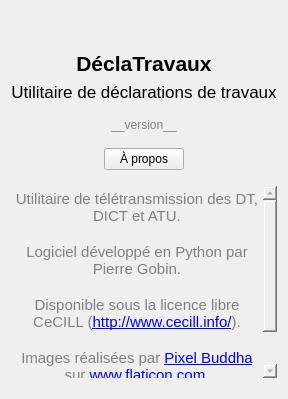
      <widget class="QWidget" name="pageStart">
       <layout class="QVBoxLayout" name="verticalLayout">
        <item>
         <spacer name="verticalSpacer_5">
          <property name="orientation">
           <enum>Qt::Vertical</enum>
          </property>
          <property name="sizeType">
           <enum>QSizePolicy::MinimumExpanding</enum>
          </property>
          <property name="sizeHint" stdset="0">
           <size>
            <width>20</width>
            <height>40</height>
           </size>
          </property>
         </spacer>
        </item>
        <item>
         <widget class="QLabel" name="labelTitle1">
          <property name="sizePolicy">
           <sizepolicy hsizetype="Preferred" vsizetype="Preferred">
            <horstretch>0</horstretch>
            <verstretch>0</verstretch>
           </sizepolicy>
          </property>
          <property name="minimumSize">
           <size>
            <width>0</width>
            <height>0</height>
           </size>
          </property>
          <property name="font">
           <font>
            <pointsize>16</pointsize>
            <weight>75</weight>
            <bold>true</bold>
           </font>
          </property>
          <property name="autoFillBackground">
           <bool>false</bool>
          </property>
          <property name="styleSheet">
           <string notr="true"/>
          </property>
          <property name="text">
           <string>DéclaTravaux</string>
          </property>
          <property name="alignment">
           <set>Qt::AlignCenter</set>
          </property>
          <property name="indent">
           <number>0</number>
          </property>
         </widget>
        </item>
        <item>
         <widget class="QLabel" name="labelTitle2">
          <property name="minimumSize">
           <size>
            <width>0</width>
            <height>0</height>
           </size>
          </property>
          <property name="font">
           <font>
            <pointsize>13</pointsize>
            <weight>50</weight>
            <bold>false</bold>
           </font>
          </property>
          <property name="styleSheet">
           <string notr="true"/>
          </property>
          <property name="text">
           <string>Utilitaire de déclarations de travaux</string>
          </property>
          <property name="alignment">
           <set>Qt::AlignCenter</set>
          </property>
          <property name="indent">
           <number>0</number>
          </property>
         </widget>
        </item>
        <item>
         <spacer name="verticalSpacer_17">
          <property name="orientation">
           <enum>Qt::Vertical</enum>
          </property>
          <property name="sizeType">
           <enum>QSizePolicy::Fixed</enum>
          </property>
          <property name="sizeHint" stdset="0">
           <size>
            <width>20</width>
            <height>10</height>
           </size>
          </property>
         </spacer>
        </item>
        <item>
         <widget class="QLabel" name="labelVersion">
          <property name="font">
           <font>
            <pointsize>9</pointsize>
           </font>
          </property>
          <property name="styleSheet">
           <string notr="true">color: gray;</string>
          </property>
          <property name="text">
           <string>__version__</string>
          </property>
          <property name="alignment">
           <set>Qt::AlignCenter</set>
          </property>
         </widget>
        </item>
        <item>
         <spacer name="verticalSpacer_15">
          <property name="orientation">
           <enum>Qt::Vertical</enum>
          </property>
          <property name="sizeType">
           <enum>QSizePolicy::MinimumExpanding</enum>
          </property>
          <property name="sizeHint" stdset="0">
           <size>
            <width>20</width>
            <height>10</height>
           </size>
          </property>
         </spacer>
        </item>
        <item>
         <layout class="QHBoxLayout" name="horizontalLayout_3">
          <item>
           <spacer name="horizontalSpacer_3">
            <property name="orientation">
             <enum>Qt::Horizontal</enum>
            </property>
            <property name="sizeHint" stdset="0">
             <size>
              <width>40</width>
              <height>20</height>
             </size>
            </property>
           </spacer>
          </item>
          <item>
           <widget class="QPushButton" name="pushButtonAbout">
            <property name="sizePolicy">
             <sizepolicy hsizetype="Fixed" vsizetype="Fixed">
              <horstretch>0</horstretch>
              <verstretch>0</verstretch>
             </sizepolicy>
            </property>
            <property name="styleSheet">
             <string notr="true"/>
            </property>
            <property name="text">
             <string>À propos</string>
            </property>
            <property name="icon">
             <iconset theme="help-about">
              <normaloff>.</normaloff>.</iconset>
            </property>
            <property name="checkable">
             <bool>true</bool>
            </property>
            <property name="autoDefault">
             <bool>true</bool>
            </property>
           </widget>
          </item>
          <item>
           <spacer name="horizontalSpacer_4">
            <property name="orientation">
             <enum>Qt::Horizontal</enum>
            </property>
            <property name="sizeHint" stdset="0">
             <size>
              <width>40</width>
              <height>20</height>
             </size>
            </property>
           </spacer>
          </item>
         </layout>
        </item>
        <item>
         <spacer name="verticalSpacer_16">
          <property name="orientation">
           <enum>Qt::Vertical</enum>
          </property>
          <property name="sizeType">
           <enum>QSizePolicy::Fixed</enum>
          </property>
          <property name="sizeHint" stdset="0">
           <size>
            <width>20</width>
            <height>10</height>
           </size>
          </property>
         </spacer>
        </item>
        <item>
         <widget class="QTextBrowser" name="textBrowserAbout">
          <property name="enabled">
           <bool>true</bool>
          </property>
          <property name="sizePolicy">
           <sizepolicy hsizetype="Expanding" vsizetype="MinimumExpanding">
            <horstretch>0</horstretch>
            <verstretch>0</verstretch>
           </sizepolicy>
          </property>
          <property name="minimumSize">
           <size>
            <width>0</width>
            <height>0</height>
           </size>
          </property>
          <property name="font">
           <font>
            <pointsize>10</pointsize>
           </font>
          </property>
          <property name="styleSheet">
           <string notr="true">background-color: rgba(255, 255, 255, 0);
color: gray;</string>
          </property>
          <property name="frameShape">
           <enum>QFrame::NoFrame</enum>
          </property>
          <property name="frameShadow">
           <enum>QFrame::Sunken</enum>
          </property>
          <property name="lineWidth">
           <number>0</number>
          </property>
          <property name="html">
           <string>&lt;!DOCTYPE HTML PUBLIC &quot;-//W3C//DTD HTML 4.0//EN&quot; &quot;http://www.w3.org/TR/REC-html40/strict.dtd&quot;&gt;
&lt;html&gt;&lt;head&gt;&lt;meta name=&quot;qrichtext&quot; content=&quot;1&quot; /&gt;&lt;style type=&quot;text/css&quot;&gt;
p, li { white-space: pre-wrap; }
&lt;/style&gt;&lt;/head&gt;&lt;body style=&quot; font-family:'Ubuntu'; font-size:10pt; font-weight:400; font-style:normal;&quot;&gt;
&lt;p align=&quot;center&quot; style=&quot; margin-top:0px; margin-bottom:0px; margin-left:0px; margin-right:0px; -qt-block-indent:0; text-indent:0px;&quot;&gt;&lt;span style=&quot; font-size:11pt;&quot;&gt;Utilitaire de télétransmission des DT, DICT et ATU.&lt;/span&gt;&lt;/p&gt;
&lt;p align=&quot;center&quot; style=&quot;-qt-paragraph-type:empty; margin-top:0px; margin-bottom:0px; margin-left:0px; margin-right:0px; -qt-block-indent:0; text-indent:0px; font-size:11pt;&quot;&gt;&lt;br /&gt;&lt;/p&gt;
&lt;p align=&quot;center&quot; style=&quot; margin-top:0px; margin-bottom:0px; margin-left:0px; margin-right:0px; -qt-block-indent:0; text-indent:0px;&quot;&gt;&lt;span style=&quot; font-size:11pt;&quot;&gt;Logiciel développé en Python par Pierre Gobin.&lt;/span&gt;&lt;/p&gt;
&lt;p align=&quot;center&quot; style=&quot;-qt-paragraph-type:empty; margin-top:0px; margin-bottom:0px; margin-left:0px; margin-right:0px; -qt-block-indent:0; text-indent:0px; font-size:11pt;&quot;&gt;&lt;br /&gt;&lt;/p&gt;
&lt;p align=&quot;center&quot; style=&quot; margin-top:0px; margin-bottom:0px; margin-left:0px; margin-right:0px; -qt-block-indent:0; text-indent:0px;&quot;&gt;&lt;span style=&quot; font-size:11pt;&quot;&gt;Disponible sous la licence libre CeCILL (&lt;/span&gt;&lt;a href=&quot;http://www.cecill.info/&quot;&gt;&lt;span style=&quot; font-size:11pt; text-decoration: underline; color:#0000ff;&quot;&gt;http://www.cecill.info/&lt;/span&gt;&lt;/a&gt;&lt;span style=&quot; font-size:11pt;&quot;&gt;).&lt;/span&gt;&lt;/p&gt;
&lt;p align=&quot;center&quot; style=&quot;-qt-paragraph-type:empty; margin-top:0px; margin-bottom:0px; margin-left:0px; margin-right:0px; -qt-block-indent:0; text-indent:0px; font-size:11pt;&quot;&gt;&lt;br /&gt;&lt;/p&gt;
&lt;p align=&quot;center&quot; style=&quot; margin-top:0px; margin-bottom:0px; margin-left:0px; margin-right:0px; -qt-block-indent:0; text-indent:0px;&quot;&gt;&lt;span style=&quot; font-size:11pt;&quot;&gt;Images réalisées par &lt;/span&gt;&lt;a href=&quot;https://www.flaticon.com/authors/pixel-buddha&quot;&gt;&lt;span style=&quot; font-size:11pt; text-decoration: underline; color:#0000ff;&quot;&gt;Pixel Buddha&lt;/span&gt;&lt;/a&gt;&lt;span style=&quot; font-size:11pt;&quot;&gt; sur &lt;/span&gt;&lt;a href=&quot;https://www.flaticon.com&quot;&gt;&lt;span style=&quot; font-size:11pt; text-decoration: underline; color:#0000ff;&quot;&gt;www.flaticon.com&lt;/span&gt;&lt;/a&gt;&lt;span style=&quot; font-size:11pt;&quot;&gt;.&lt;/span&gt;&lt;/p&gt;
&lt;p align=&quot;center&quot; style=&quot;-qt-paragraph-type:empty; margin-top:0px; margin-bottom:0px; margin-left:0px; margin-right:0px; -qt-block-indent:0; text-indent:0px; font-size:11pt;&quot;&gt;&lt;br /&gt;&lt;/p&gt;
&lt;p align=&quot;center&quot; style=&quot; margin-top:0px; margin-bottom:0px; margin-left:0px; margin-right:0px; -qt-block-indent:0; text-indent:0px;&quot;&gt;&lt;span style=&quot; font-size:11pt;&quot;&gt;Plus d'informations sur &lt;/span&gt;&lt;a href=&quot;https://framagit.org/Pierre86/DeclaTravaux&quot;&gt;&lt;span style=&quot; font-size:11pt; text-decoration: underline; color:#0000ff;&quot;&gt;Framagit&lt;/span&gt;&lt;/a&gt;&lt;span style=&quot; font-size:11pt;&quot;&gt;.&lt;/span&gt;&lt;/p&gt;&lt;/body&gt;&lt;/html&gt;</string>
          </property>
          <property name="openExternalLinks">
           <bool>true</bool>
          </property>
         </widget>
        </item>
        <item>
         <spacer name="verticalSpacer">
          <property name="orientation">
           <enum>Qt::Vertical</enum>
          </property>
          <property name="sizeType">
           <enum>QSizePolicy::MinimumExpanding</enum>
          </property>
          <property name="sizeHint" stdset="0">
           <size>
            <width>20</width>
            <height>10</height>
           </size>
          </property>
         </spacer>
        </item>
       </layout>
      </widget>
